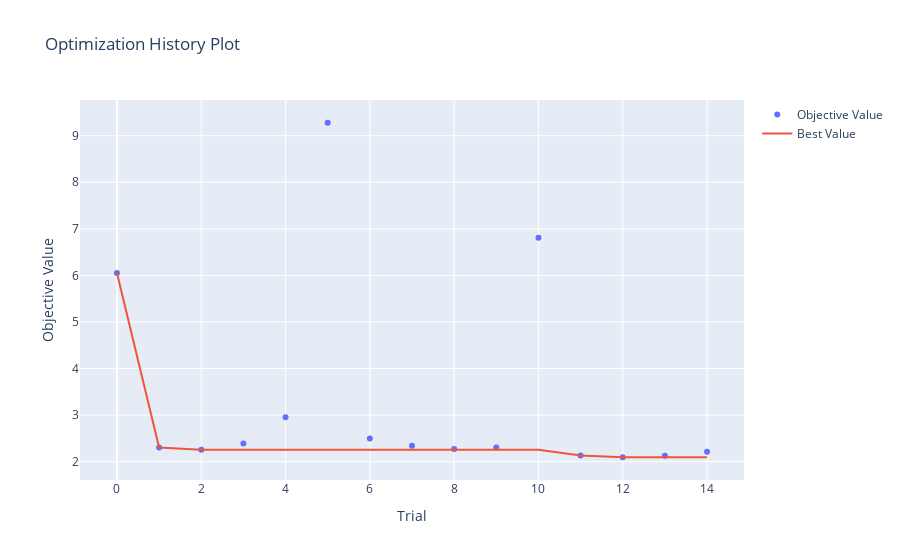
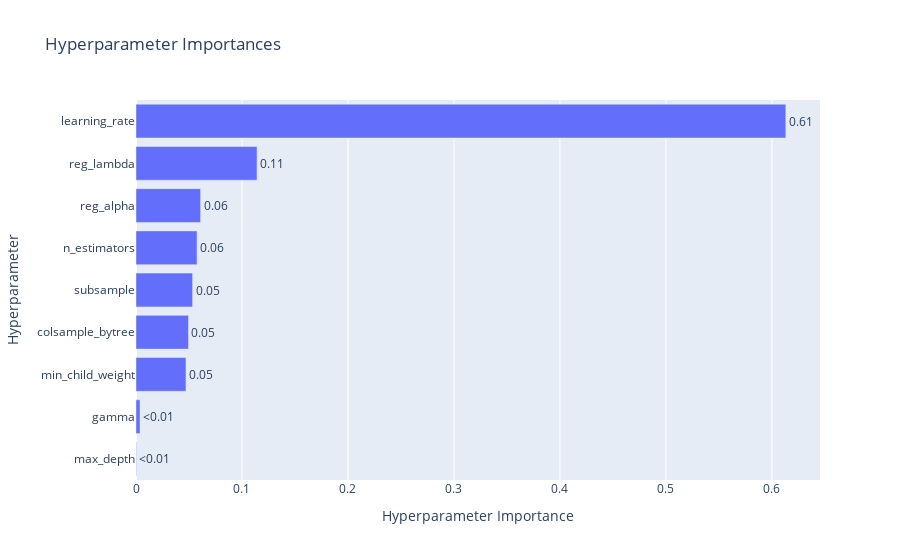

Write notebook code for charts like these, in order.
### Code cell
# Visualizations
vis.plot_optimization_history(study_xg).show()
vis.plot_param_importances(study_xg).show()

### Figure 1 — Plotly figure (JSON) as saved in the notebook; plotly's stock layout.template omitted (floating-point values rounded to 4 significant figures)
{"data": [{"mode": "markers", "name": "Objective Value", "type": "scatter", "x": [0, 1, 2, 3, 4, 5, 6, 7, 8, 9, 10, 11, 12, 13, 14], "y": [6.05, 2.303, 2.256, 2.387, 2.953, 9.277, 2.495, 2.342, 2.271, 2.301, 6.805, 2.134, 2.094, 2.128, 2.212]}, {"mode": "lines", "name": "Best Value", "type": "scatter", "x": [0, 1, 2, 3, 4, 5, 6, 7, 8, 9, 10, 11, 12, 13, 14], "y": [6.05, 2.303, 2.256, 2.256, 2.256, 2.256, 2.256, 2.256, 2.256, 2.256, 2.256, 2.134, 2.094, 2.094, 2.094]}, {"marker": {"color": "#cccccc"}, "mode": "markers", "name": "Infeasible Trial", "showlegend": false, "type": "scatter", "x": [], "y": []}], "layout": {"title": {"text": "Optimization History Plot"}, "xaxis": {"title": {"text": "Trial"}}, "yaxis": {"title": {"text": "Objective Value"}}}}

### Figure 2 — Plotly figure (JSON) as saved in the notebook; plotly's stock layout.template omitted (floating-point values rounded to 4 significant figures)
{"data": [{"cliponaxis": false, "hovertemplate": ["max_depth (IntDistribution): 0.0003869200561016851<extra></extra>", "gamma (FloatDistribution): 0.0037906028954550353<extra></extra>", "min_child_weight (IntDistribution): 0.047142732668085434<extra></extra>", "colsample_bytree (FloatDistribution): 0.04950463896285568<extra></extra>", "subsample (FloatDistribution): 0.05338510820412813<extra></extra>", "n_estimators (IntDistribution): 0.05757303407826927<extra></extra>", "reg_alpha (FloatDistribution): 0.06093451789390314<extra></extra>", "reg_lambda (FloatDistribution): 0.11419379869930303<extra></extra>", "learning_rate (FloatDistribution): 0.6130886465418985<extra></extra>"], "name": "Objective Value", "orientation": "h", "text": ["<0.01", "<0.01", "0.05", "0.05", "0.05", "0.06", "0.06", "0.11", "0.61"], "textposition": "outside", "type": "bar", "x": [0.0003869, 0.003791, 0.04714, 0.0495, 0.05339, 0.05757, 0.06093, 0.1142, 0.6131], "y": ["max_depth", "gamma", "min_child_weight", "colsample_bytree", "subsample", "n_estimators", "reg_alpha", "reg_lambda", "learning_rate"]}], "layout": {"title": {"text": "Hyperparameter Importances"}, "xaxis": {"title": {"text": "Hyperparameter Importance"}}, "yaxis": {"title": {"text": "Hyperparameter"}}}}
